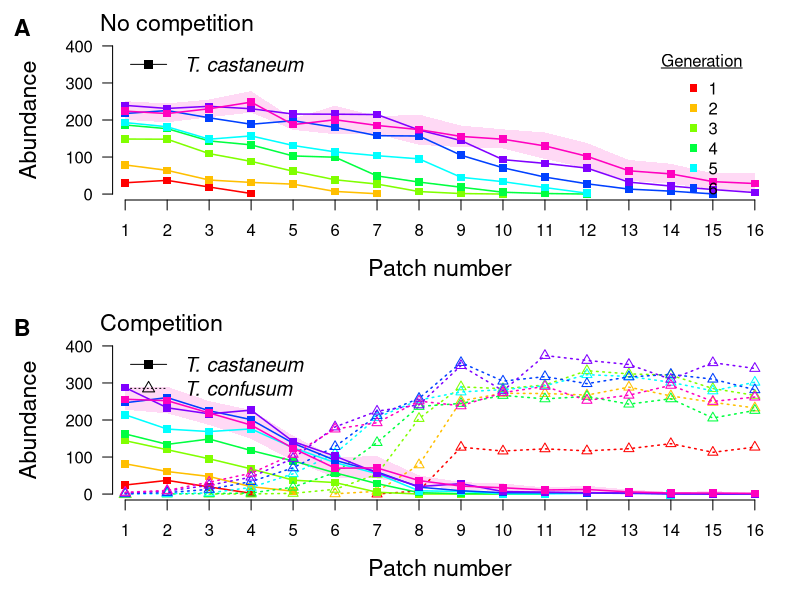

This figure's R source:
# Read data
data <- read.csv("Data/data-counts.csv", header = TRUE)

# Generations to plot
gens <- c(1:8)

# Make a palette
palet <- rainbow(length(gens))

# Number of bootstraps
boots <- 5000

## Plots
pdf(file = "Figs/Figure 1 X.pdf", width = 7, height = 9)
##

par(mfrow = c(2, 1), mar = c(5, 5, 2, 1))
# Treat A
plot(NA, xlim = c(1, 16), ylim = c(0, 400),
     xaxt = "n", yaxt = "n", bty = "n",
     ylab = "Abundance", xlab = "Patch number", cex.lab = 1.4)
axis(1, seq(1, 16, 1), tcl = -.5)
axis(2, seq(0, 400, 100), tcl = -.5, las = 1, pos = .7)
##
gen8.A <- subset(data, TREATMENT == "A" & GENERATION == 8)
quants.A <- data.frame(PATCH = c(), LOWER = c(), UPPER = c())
for(i in 1:16){
    temp <- subset(gen8.A, PATCH == i)
    temp.stor <- dim(boots)
    for(j in 1:boots){
        temp.stor[j] <- mean(temp[sample(x = 1:nrow(temp), size = nrow(temp), replace = TRUE), "CASTCOUNT"])
    }
    quants.A <- rbind(quants.A,
                         data.frame(PATCH = i,
                                    LOWER = quantile(temp.stor, probs = 0.025)[[1]],
                                    UPPER = quantile(temp.stor, probs = 0.975)[[1]]))
}
##
polygon(x = c(1:16, 16:1), y = c(quants.A[, 2], rev(quants.A[, 3])), col = rgb(1, 0, 191 / 255, 0.15), border = NA)
##
for(i in 1:8){
    tempsub <- subset(data, TREATMENT == "A" & GENERATION == gens[i])
    temp <- aggregate(CASTCOUNT ~ PATCH, data = tempsub, mean)
    tempvar <- aggregate(CASTCOUNT ~ PATCH, data = tempsub, FUN = var)
    temp$var <- tempvar$CASTCOUNT
    zeroes <- which(temp$CASTCOUNT == 0 | temp$var == 0)
    mult <- subset(temp, PATCH < min(temp$PATCH[zeroes], 17))
    sing <- subset(temp, PATCH > max(mult$PATCH) & CASTCOUNT > 0)
    points(mult$CASTCOUNT ~ mult$PATCH, col = palet[i], type = "p", pch = 15)
    points(mult$CASTCOUNT ~ mult$PATCH, col = palet[i], type = "l", lwd = 1.5)
    if(length(sing) > 0){
        points(CASTCOUNT ~ PATCH, data = sing, type = "p", col = palet[i], cex = 1.2, pch = i)
    }
}
legend("topright", c("1", "2", "3", "4", "5", "6", "7", "8"), col = palet, inset = .05, pch = 15, bty = "n", title = expression(underline("Generation")), xjust = 1, cex = 1)
mtext(side = 3, expression(paste(bold("A"))), adj = -.13, cex = 1.4)
mtext(side = 3, expression(paste("No competition")), adj = 0, cex = 1.4)
legend(x = 1, y = 415, adj = 0, lty = "solid", c(expression(italic("T. castaneum"))), bty = "n", pch = c(15), cex = 1.2)

# Treat D
plot(NA, xlim = c(1, 16), ylim = c(0, 400),
     xaxt = "n", yaxt = "n", bty = "n",
     ylab = "Abundance", xlab = "Patch number", cex.lab = 1.4)
axis(1, seq(1, 16, 1), tcl = -.5)
axis(2, seq(0, 400, 100), tcl = -.5, las = 1, pos = .7)
##
gen8.D <- subset(data, TREATMENT == "D" & GENERATION == 8)
quants.D <- data.frame(PATCH = c(), LOWER = c(), UPPER = c())
for(i in 1:16){
    temp <- subset(gen8.D, PATCH == i)
    temp.stor <- dim(boots)
    for(j in 1:boots){
        temp.stor[j] <- mean(temp[sample(x = 1:nrow(temp), size = nrow(temp), replace = TRUE), "CASTCOUNT"])
    }
    quants.D <- rbind(quants.D,
                         data.frame(PATCH = i,
                                    LOWER = quantile(temp.stor, probs = 0.025)[[1]],
                                    UPPER = quantile(temp.stor, probs = 0.975)[[1]]))
}
##
polygon(x = c(1:16, 16:1), y = c(quants.D[, 2], rev(quants.D[, 3])), col = rgb(1, 0, 191 / 255, 0.15), border = NA)
##
for(i in 1:length(gens)){
    # cast
    tempsub <- subset(data, TREATMENT == "D" & GENERATION == gens[i])
    temp <- aggregate(CASTCOUNT ~ PATCH, data = tempsub, mean)
    tempvar <- aggregate(CASTCOUNT ~ PATCH, data = tempsub, FUN = var)
    temp$var <- tempvar$CASTCOUNT
    zeroes <- which(temp$CASTCOUNT == 0 | temp$var == 0)
    mult <- subset(temp, PATCH < min(temp$PATCH[zeroes], 17))
    sing <- subset(temp, PATCH > max(mult$PATCH) & CASTCOUNT > 0)
    points(mult$CASTCOUNT ~ mult$PATCH, col = palet[i], type = "p", pch = 15)
    points(mult$CASTCOUNT ~ mult$PATCH, col = palet[i], type = "l", lwd = 1.5)
    if(length(sing) > 0){
        points(CASTCOUNT ~ PATCH, data = sing, type = "p", col = palet[i], cex = 1.2, pch = 15)
    }
    # conf
    temp <- aggregate(CONFCOUNT ~ PATCH, data = tempsub, mean)
    tempvar <- aggregate(CONFCOUNT ~ PATCH, data = tempsub, FUN = var)
    temp$var <- tempvar$CONFCOUNT
    zeroes <- which(temp$CONFCOUNT == 0 | temp$var == 0)
    mult <- subset(temp, PATCH > max(temp$PATCH[zeroes], 0))
    sing <- subset(temp, PATCH < min(mult$PATCH) & CONFCOUNT > 0)
    points(mult$CONFCOUNT ~ mult$PATCH, col = palet[i], type = "p", pch = 2)
    points(mult$CONFCOUNT ~ mult$PATCH, col = palet[i], type = "l", lwd = 1.5, lty = "dotted")
    if(length(sing) > 0){
        points(CONFCOUNT ~ PATCH, data = sing, type = "p", col = palet[i], cex = 1.2, pch = 2)
    }
}
mtext(side = 3, expression(paste(bold("B"))), adj = -.13, cex = 1.4)
mtext(side = 3, expression(paste("Competition")), adj = 0, cex = 1.4)
legend(x = 1, y = 415, adj = 0, lty = c("solid", "dotted"), c(expression(italic("T. castaneum")), expression(italic("T. confusum"))), bty = "n", pch = c(15, 2), cex = 1.2)


dev.off()
